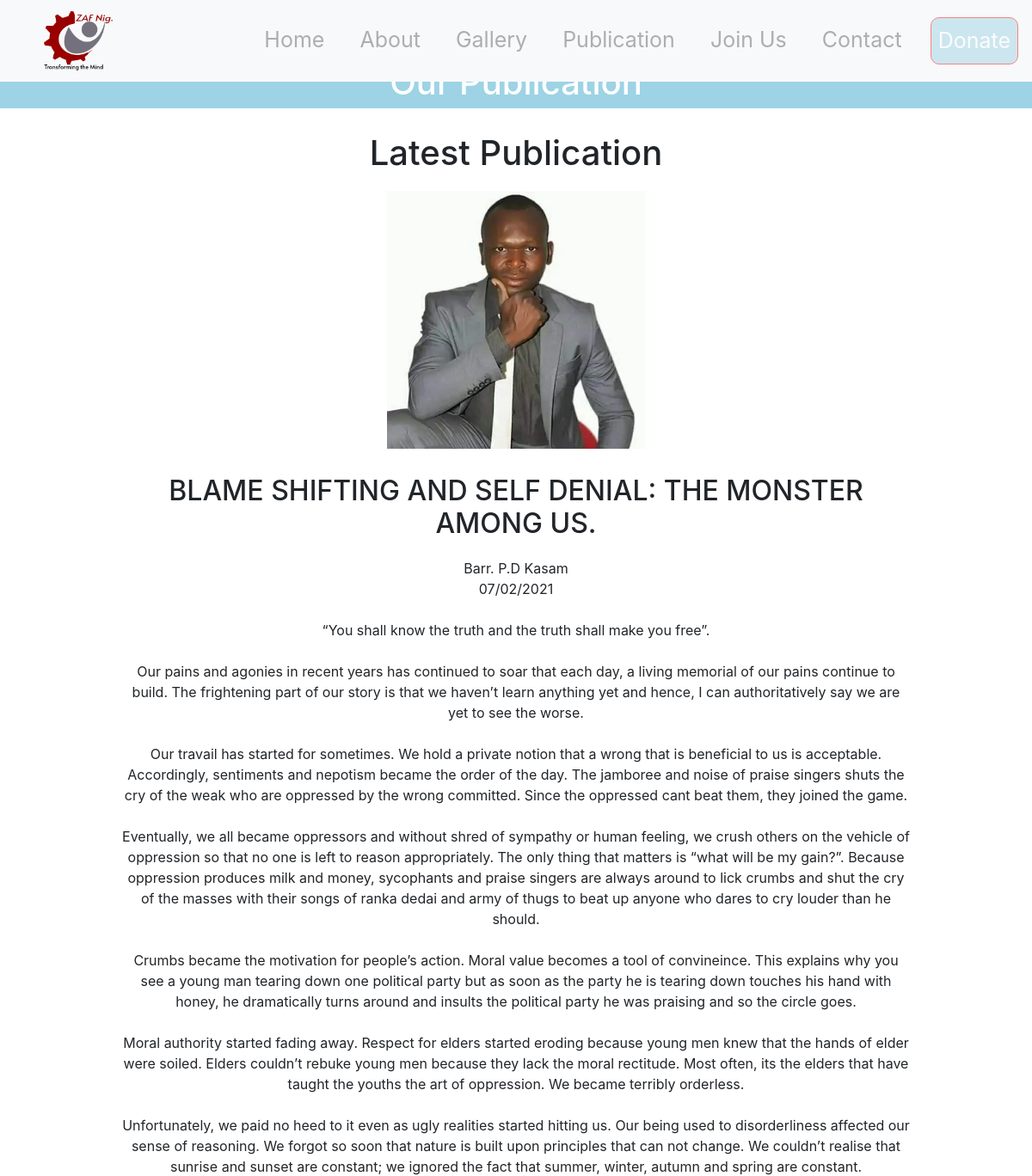
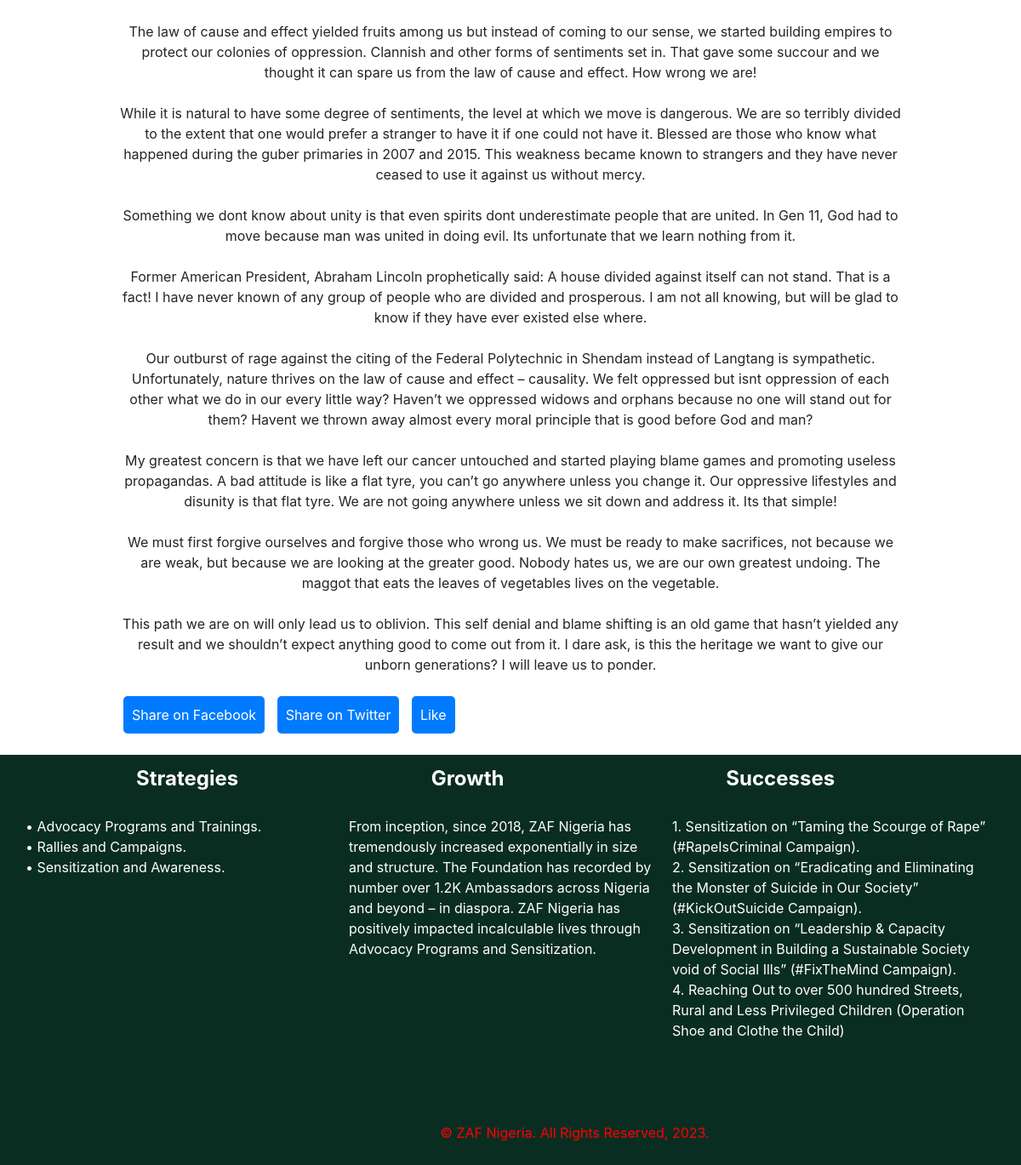
Page /publication_api on the committed database (2 pictures, top to bottom).
### zafsapp/models.py (models this page shows, shortened)
class Publication(models.Model):
    photo = models.ImageField(upload_to='publications')
    title = models.CharField(max_length=300)
    context = models.TextField()

### zafsapp/views.py (the view)
# urls.py: path('publication_api', views.publication_api, name='publication_api'),
def publication_api(request):
    try:
        latest_publication = Publication.objects.latest('id')
        publication_data = {
            'photo_url': latest_publication.photo.url,
            'title': latest_publication.title,
            'context': latest_publication.context,
        }
        return render(request, 'publication.html', {'publication': publication_data})
    except ObjectDoesNotExist:
        error_message = 'No publication found'
        return render(request, 'publication.html', {'error': error_message})

### zafsapp/context_processors.py (called while the page is built)
def current_year(request):
    return { 'current_year': datetime.now().year}

### zafsapp/Templates/publication.html (shortened to what this page needs)
{% include 'navbar.html'%}
{% load static%}
<html>
<head>
  <link rel="stylesheet" type="text/css" href="{% static 'publication.css' %}">
</head>
<body>
    <div>
        <h1 class="header">Our Publication</h1>
    </div>
        <div class="container">
                <h1>Latest Publication</h1>
                {% if publication %}
                <div id="publication-details">
                    <img id="publication-photo" src="{{ publication.photo_url }}" alt="Publication Photo">
                    <h2 id="publication-title">{{ publication.title }}</h2>
                    <p id="publication-context">{{ publication.context }}</p>
                </div>
                <div class="social-share">
                    <a href="#" class="share-facebook">Share on Facebook</a>
                    <a href="#" class="share-twitter">Share on Twitter</a>
                    <a href="#" class="like">Like</a>
                </div>
                {% else %}
                <p>{{ error }}</p>
                {% endif %}
            </div>
  </body>
{% include 'footer.html'%}
</html>

### static/publication.css (style rules this page uses)
.container { max-width: 960px; margin: 0 auto; padding: 20px; }
.header { color: white; display: flex; background-color: rgb(157, 211, 229); height: 60px; align-items:center; justify-content: center; }
h1 { text-align: center; }
#publication-details { text-align: center; margin-top: 20px; }
#publication-photo { width: 100%; max-width: 300px; height: auto; margin-bottom: 20px; }
#publication-title { margin-top: 10px; text-transform: uppercase; }
#publication-context { margin-top: 20px; white-space: pre-wrap; }
.social-share { margin-top: 20px; }
.social-share a { display: inline-block; margin: 5px; padding: 10px; background-color: #007bff; color: #fff; text-decoration: none; border-radius: 5px; }

### zafsapp/Templates/publication.html (style rules this page uses)
.header { color: white; display: flex; background-color: rgb(157, 211, 229); height: 60px; align-items:center; justify-content: center; margin-top: 5.5%; }

### rows in the picture
Publication: title "BLAME SHIFTING AND SELF DENIAL: THE MONSTER AMONG US.", context "Barr. P.D Kasam 07/02/2021 “You shall know the truth and the truth shall make you free”. Our pains and agonies in recent years has continued to soar that each day, a living memorial of our pains continue to build. The frightening part of our story is that we haven’t learn anything yet and hence, I can authoritatively say we are yet to see the worse. Our travail has started for sometimes. We hold a private notion that a wrong that is beneficial to us is acceptable. Accordingly, sentiments and nepotism became the order of the day. The jamboree and noise of praise singers shuts the cry of the weak who are oppressed by the wrong committed. Since the oppressed cant beat them, they joined the…"
